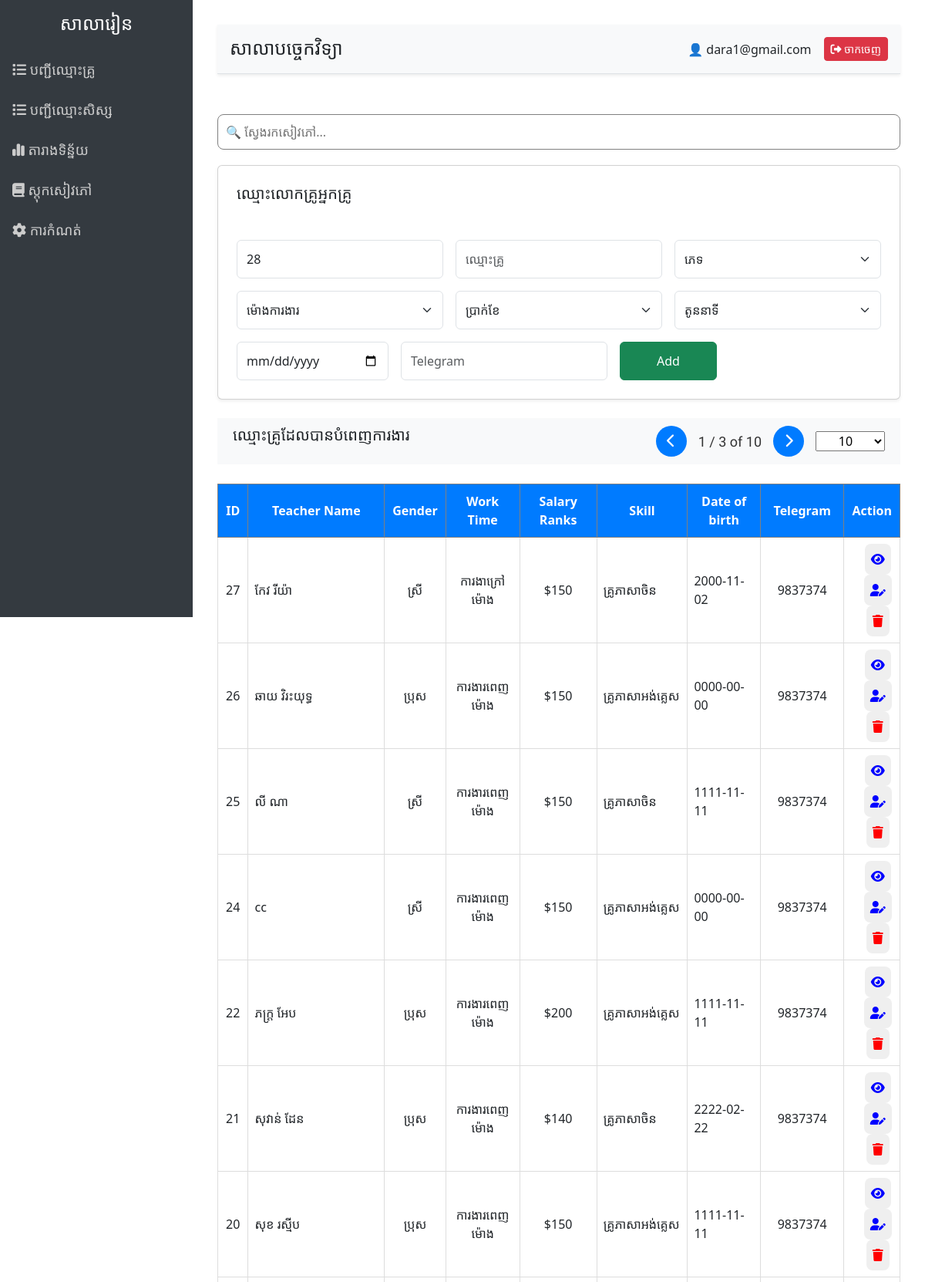
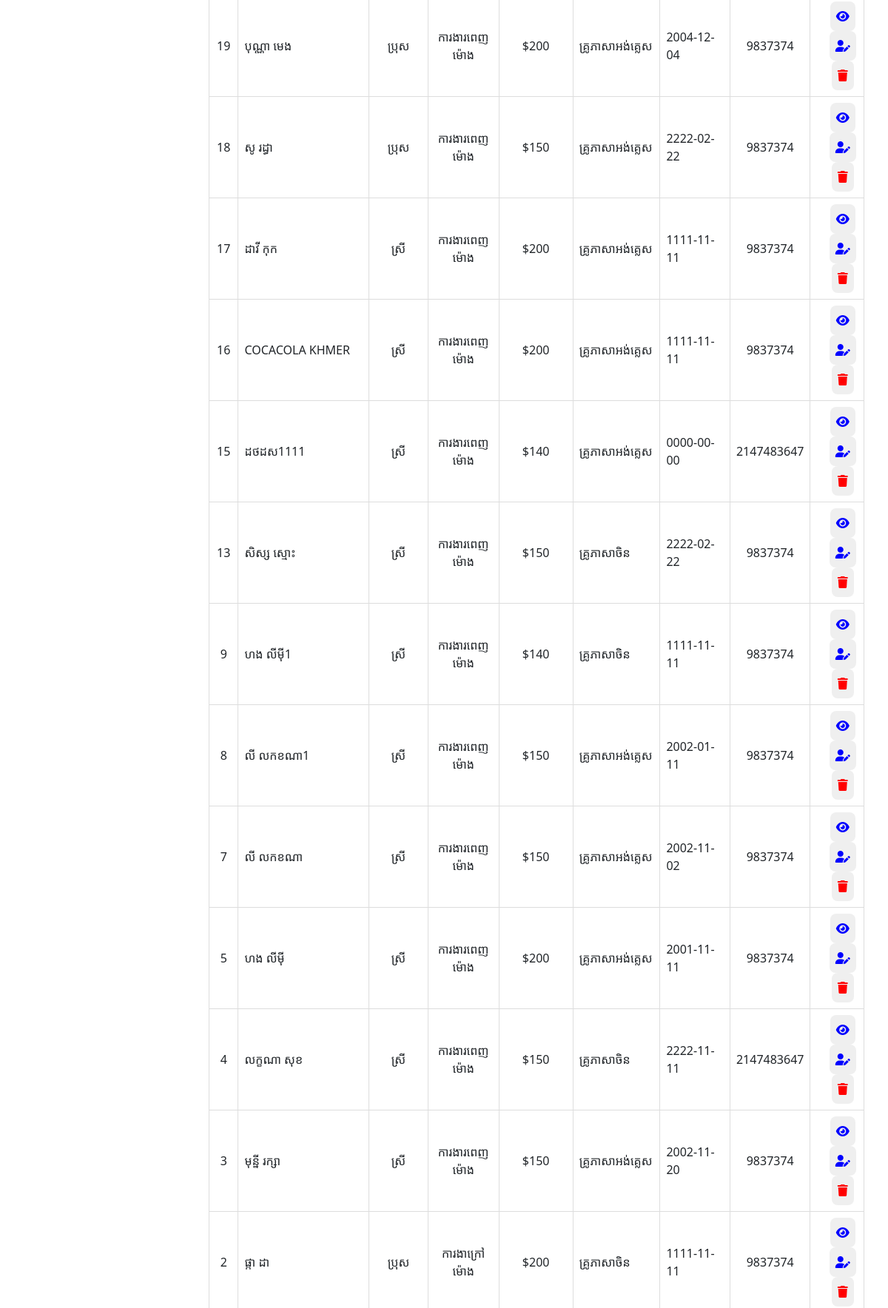
Screenshot of /index.php (signed in, upper part) with the database file from the repository (2 pictures, top to bottom).
### tables this page shows
CREATE TABLE `tbl_cher` (
  `id` int(11) NOT NULL,
  `name` varchar(250) NOT NULL,
  `gender` varchar(250) NOT NULL,
  `worktime` varchar(250) NOT NULL,
  `salary` varchar(250) NOT NULL,
  `skill` varchar(250) NOT NULL,
  `Date` date DEFAULT NULL,
  `telegram` int(50) NOT NULL,
  `token` varchar(64) DEFAULT NULL
);

### teacher.php (the view, shortened to what this page needs)
<?php
    $cn = new mysqli("localhost","root","","shcool");
   $id=1;
   $sql = "SELECT id FROM tbl_cher ORDER BY id DESC";
    $res = $cn->query($sql);
    $num = $res->num_rows;
    if($num>0){
      $row = $res->fetch_array();
      $id = $row[0]+1;
    }
?>
<!DOCTYPE html>
<html lang="en">
<head>
  <link href="https://cdn.jsdelivr.net/npm/bootstrap@5.3.3/dist/css/bootstrap.min.css" rel="stylesheet">
    <link href="https://cdn.jsdelivr.net/npm/sweetalert2@11/dist/sweetalert2.min.css" rel="stylesheet">
  <link rel="stylesheet" href="style.css">
</head>
<body>
    <input type="text" id="searchInput" placeholder="🔍 ស្វែងរកសៀវភៅ..." style="width: 100%; padding: 10px; margin: 20px 0;border-radius: 8px;border: 1px solid grey;outline: none;">
    <div class="card p-4 mb-4 shadow-sm  frm">
      <h5>ឈ្មោះលោកគ្រូអ្នកគ្រូ</h5>
      <form id="studentForm" class="upl">
        <div class="row g-3 mt-2">
          <div class="col-md-4">
            <input type="text" value="<?php echo $id;?>" name="txt-id" id="id" class="form-control" style="padding:12px;"  placeholder="លេខសម្គាល់" readonly>
          </div>
          <div class="col-md-4">
            <input type="text" name="txt-name" id="name" class="form-control" style="padding:12px"  placeholder="ឈ្មោះគ្រូ" required >
          </div>
          <div class="col-md-4">
            <select id="gender" name="txt-gender" class="form-select" required  style="padding:12px">
              <option value="">ភេទ</option>
            </select>
          </div>
          <div class="col-md-4">
            <select id="work-time" name="txt-work-time" class="form-select" required style="padding:12px">
              <option value="">ម៉ោងការងារ</option>
            </select>
          </div>
          <div class="col-md-4">
            <select id="salary" name="txt-salary" class="form-select" required style="padding:12px">
              <option value="">ប្រាក់ខែ</option>
            </select>
          </div>
          <div class="col-md-4">
            <select id="txt-skill" name="txt-skill" class="form-select" required style="padding:12px">
              <option value="">តូននាទី</option>
            </select>
          </div>
          <div class="col-md-3">
            <input type="date" name="txt-work-date" id="txt-work-date" class="form-control" style="padding:12px" placeholder="ថ្ងៃចូលធ្វើការ">
          </div>
          <div class="col-md-4">
            <input type="text" name="txt-telegram" id="telegram" class="form-control" placeholder="Telegram" required style="padding:12px" placeholder="លេខទំនាក់ទំនង">
          </div>
          <div class="col-md-2 d-grid">
            <button class="btn btn-success"  type="button" id="btn-post" style="padding:12px">Add</button>
          </div>
        </div>
      </form>
    </div>
   <div id="next-back">
  <div>
    <h5 class="mb-3" style="font-family: 'Koulen', sans-serif;">
      ឈ្មោះគ្រូដែលបានបំពេញការងារ
    </h5>
  </div>
  <div class="b-2">
    <a href="#" class="nav-btn"  id="prevPage">
      <i class="fa-solid fa-chevron-left"></i>
    </a>
    <span class="page-info" id="pageInfo">1 / 3 of 10</span>
    <a href="#" class="nav-btn"  id="nextPage">
      <i class="fa-solid fa-chevron-right"></i>
    </a>
    <a href="#">
      <select name="" id="goToPage" style="width: 90px;text-align: center;">
        <option value="10">10</option>
      </select>
    </a>
  </div>
</div>
    <table id="tblData">
  <thead>
    <tr>
      <th width="40">ID</th>
      <th width="280">Teacher Name</th>
      <th>Gender</th>
      <th width="140">Work Time</th>
      <th width="140">Salary Ranks</th>
      <th width="140">Skill</th>
      <th width="140">Date of birth</th>
      <th>Telegram</th>
      <th>Action</th>
    </tr>
  </thead>
  <tbody>
    <?php
      $sql = "SELECT * FROM tbl_cher ORDER BY id DESC";
      $res = $cn->query($sql);
      if($res->num_rows > 0){
        while($row = $res->fetch_array()){
    ?>
        <tr>
          <td align="center"><?php echo $row[0];?></td>
          <td><?php echo $row[1];?></td>
          <td align="center"><?php echo $row[2];?></td>
          <td align="center"><?php echo $row[3];?></td>
          <td align="center">$<?php echo $row[4];?></td>
          <td><?php echo $row[5];?></td>
          <td><?php echo $row[6];?></td>
          <td align="center"><?php echo $row[7];?></td>
          <td align="center">
            <button type="button" class="btn-view" data-id="<?= $row['id'] ?>" style="border:none;border-radius:8px;color:blue;padding:8px;margin-left:15px;"> <i class="fa-solid fa-eye"></i></button>
            <button type="button" class="btn-edit" style="border:none;border-radius:8px;color:blue;padding:8px;margin-left:15px"> <i class="fa-solid fa-user-pen"></i></button>
            <button type="button" class="btn-delete"  data-id="<?= $row['id'] ?>" style="border:none;border-radius:8px;color:red;margin-left:15px;padding:8px"> <i class="fa-solid fa-trash"></i></button>
          </td>
        </tr>
    <?php
        }
      }
    ?>
  </tbody>
</table>
  </div>
</body>
</html>

### style.css (style rules this page uses)
body { font-family: 'Segoe UI', sans-serif; }
.card h5 { font-family: "Koulen", sans-serif; font-weight: 400; font-style: normal; }
#tblData { width: 100%; border-collapse: collapse; margin-top: 25px; background-color: white; }
#tblData tr th { background-color: #007BFF; color: white; border: 1px solid grey; padding: 10px; text-align: center; }
#tblData tr td { border: 1px solid #ddd; padding: 8px; }
#next-back { display: flex; justify-content: space-between; align-items: center; padding: 10px 20px; background-color: #f8f9fa; flex-wrap: wrap; }
#next-back .b-2 { display: flex; align-items: center; gap: 15px; }
#next-back .nav-btn { display: flex; justify-content: center; align-items: center; width: 40px; height: 40px; background-color: #007BFF; color: white; border-radius: 50%; text-decoration: none; font-size: 18px; transition: background-color 0.3s ease; }
#next-back .page-info { font-family: 'Koulen', sans-serif; font-size: 18px; color: #333; }

### rows the page displays
tbl_cher: txt-id "28", id "27", name "កែវ រីយ៉ា", gender "ស្រី", worktime "ការងាក្រៅម៉ោង", salary "150", skill "គ្រូភាសាចិន", Date "2000-11-02", telegram "9837374"
tbl_cher: id "26", name "ឆាយ​ វិរះយុទ្ធ", gender "ប្រុស", worktime "ការងារពេញម៉ោង", salary "150", skill "គ្រូភាសាអង់គ្លេស", Date "0000-00-00", telegram "9837374"
tbl_cher: id "25", name "លី ណា", gender "ស្រី", worktime "ការងារពេញម៉ោង", salary "150", skill "គ្រូភាសាចិន", Date "1111-11-11", telegram "9837374"
tbl_cher: id "24", name "cc", gender "ស្រី", worktime "ការងារពេញម៉ោង", salary "150", skill "គ្រូភាសាអង់គ្លេស", Date "0000-00-00", telegram "9837374"
tbl_cher: id "22", name "ភក្ដ្រ អែប", gender "ប្រុស", worktime "ការងារពេញម៉ោង", salary "200", skill "គ្រូភាសាអង់គ្លេស", Date "1111-11-11", telegram "9837374"
tbl_cher: id "21", name "សុវាន់ ដែន", gender "ប្រុស", worktime "ការងារពេញម៉ោង", salary "140", skill "គ្រូភាសាចិន", Date "2222-02-22", telegram "9837374"
tbl_cher: id "20", name "សុខ រស្មីប", gender "ប្រុស", worktime "ការងារពេញម៉ោង", salary "150", skill "គ្រូភាសាអង់គ្លេស", Date "1111-11-11", telegram "9837374"
tbl_cher: id "19", name "បុណ្ណា មេង", gender "ប្រុស", worktime "ការងារពេញម៉ោង", salary "200", skill "គ្រូភាសាអង់គ្លេស", Date "2004-12-04", telegram "9837374"
tbl_cher: id "18", name "សូ​ រដ្ធា", gender "ប្រុស", worktime "ការងារពេញម៉ោង", salary "150", skill "គ្រូភាសាអង់គ្លេស", Date "2222-02-22", telegram "9837374"
tbl_cher: id "17", name "ដាវី កុក", gender "ស្រី", worktime "ការងារពេញម៉ោង", salary "200", skill "គ្រូភាសាអង់គ្លេស", Date "1111-11-11", telegram "9837374"
tbl_cher: id "16", name "COCACOLA KHMER", gender "ស្រី", worktime "ការងារពេញម៉ោង", salary "200", skill "គ្រូភាសាអង់គ្លេស", Date "1111-11-11", telegram "9837374"
tbl_cher: id "15", name "ដថដស1111", gender "ស្រី", worktime "ការងារពេញម៉ោង", salary "140", skill "គ្រូភាសាអង់គ្លេស", Date "0000-00-00", telegram "2147483647"
tbl_cher: id "13", name "សិស្ស ស្មោះ", gender "ស្រី", worktime "ការងារពេញម៉ោង", salary "150", skill "គ្រូភាសាចិន", Date "2222-02-22", telegram "9837374"
tbl_cher: id "9", name "ហង លីមុី1", gender "ស្រី", worktime "ការងារពេញម៉ោង", salary "140", skill "គ្រូភាសាចិន", Date "1111-11-11", telegram "9837374"
tbl_cher: id "8", name "លី​ លកខណា1", gender "ស្រី", worktime "ការងារពេញម៉ោង", salary "150", skill "គ្រូភាសាអង់គ្លេស", Date "2002-01-11", telegram "9837374"
tbl_cher: id "7", name "លី​ លកខណា", gender "ស្រី", worktime "ការងារពេញម៉ោង", salary "150", skill "គ្រូភាសាអង់គ្លេស", Date "2002-11-02", telegram "9837374"
tbl_cher: id "5", name "ហង លីមុី", gender "ស្រី", worktime "ការងារពេញម៉ោង", salary "200", skill "គ្រូភាសាអង់គ្លេស", Date "2001-11-11", telegram "9837374"
tbl_cher: id "4", name "លក្ខណា សុខ", gender "ស្រី", worktime "ការងារពេញម៉ោង", salary "150", skill "គ្រូភាសាចិន", Date "2222-11-11", telegram "2147483647"
tbl_cher: id "3", name "មុន្នី រក្សា", gender "ស្រី", worktime "ការងារពេញម៉ោង", salary "150", skill "គ្រូភាសាអង់គ្លេស", Date "2002-11-20", telegram "9837374"
tbl_cher: id "2", name "ផ្កា ដា", gender "ប្រុស", worktime "ការងាក្រៅម៉ោង", salary "200", skill "គ្រូភាសាចិន", Date "1111-11-11", telegram "9837374"

### other values shown
$username "dara1@gmail.com"
